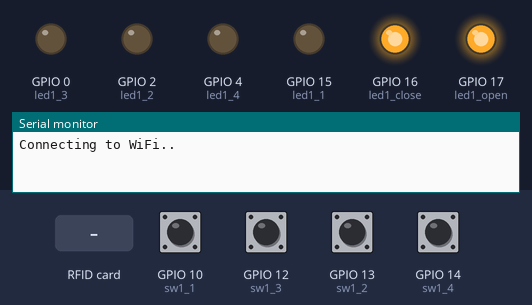
Bench run of a sketch on a simulated ESP32. On the bench: output pins drawn as LEDs (lit = HIGH), the last lines printed to the serial monitor. The inputs (shaded band) are chosen by the test bench; at power-on: GPIO 10 (sw1_1), GPIO 12 (sw1_3), GPIO 13 (sw1_2), GPIO 14 (sw1_4) HIGH. WiFi joins after 1.5 s; servers stay silent unless stated; uploads are accepted with an empty reply.

Above: at 0.6 s.
At 1.3 s:
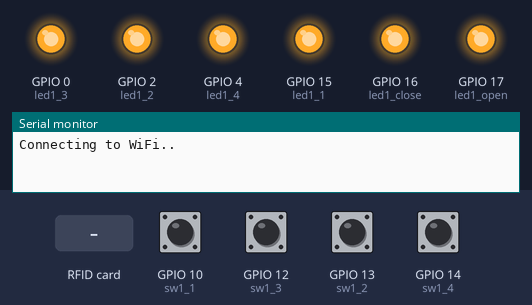
At 8.1 s:
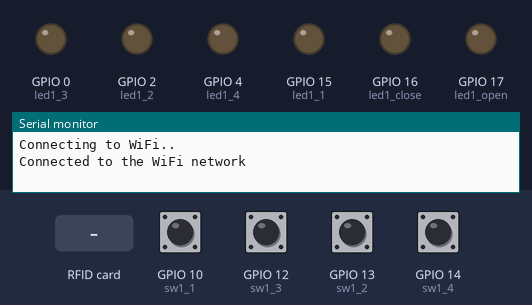
8.2 s: RFID card 99 91 8C A3 held to the reader
11.4 s: GPIO 10 (sw1_1) pulled LOW for 0.75 s
13.6 s: RFID card 07 72 92 62 held to the reader
16.8 s: GPIO 12 (sw1_3) pulled LOW for 0.75 s
Timing chart, 0 to 19.8 s (numbered marks = the images above; inputs shaded):
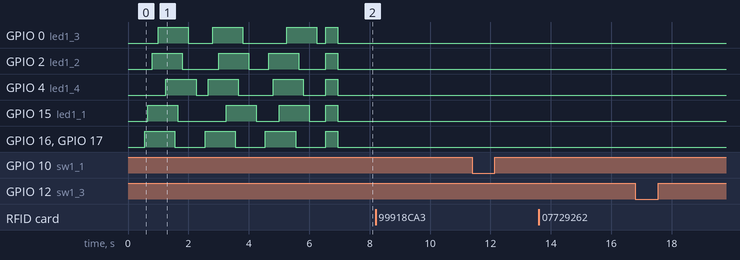

The sketch:

liftcontrol1.ino
```cpp
#include "WiFi.h"
#include <HTTPClient.h>
#include <ArduinoJson.h>
#include <SPI.h>
#include <MFRC522.h>

#define SS_PIN 21
#define RST_PIN 27
#define sw1_1 10
#define sw1_2 13
#define sw1_3 12
#define sw1_4 14
#define sw1_close 27
#define sw1_open 26
#define led1_1 15
#define led1_2 2
#define led1_3 0
#define led1_4 4
#define led1_close 16
#define led1_open 17


MFRC522 mfrc522(SS_PIN, RST_PIN);
String cur_floor;
String url = "http://pckl-api.herokuapp.com";
const char* ssid = "FCnoctisak47";
const char* password =  "jui123456";
char *UID[] = {"99 91 8C A3", "07 72 92 62", "62 82 95 1B", "C7 7E 31 4B"};
String lift_number = "1";
unsigned long stop_time;
void setup() {
  Serial.begin(9600);
  stop_time = millis();
  pinMode(sw1_1, INPUT_PULLUP);
  pinMode(sw1_2, INPUT_PULLUP);
  pinMode(sw1_3, INPUT_PULLUP);
  pinMode(sw1_4, INPUT_PULLUP);
  pinMode(sw1_close, INPUT_PULLUP);
  pinMode(sw1_open, INPUT_PULLUP);
  pinMode(led1_1, OUTPUT);
  pinMode(led1_2, OUTPUT);
  pinMode(led1_3, OUTPUT);
  pinMode(led1_4, OUTPUT);
  pinMode(led1_close, OUTPUT);
  pinMode(led1_open, OUTPUT);
  SPI.begin();      // Initiate  SPI bus
  mfrc522.PCD_Init();   // Initiate MFRC522

  WiFi.begin(ssid, password);
  while (WiFi.status() != WL_CONNECTED) {
    delay(500);
    Serial.println("Connecting to WiFi..");
    digitalWrite(led1_close, HIGH);
    digitalWrite(led1_open, HIGH);
    delay(100);
    digitalWrite(led1_1, HIGH);
    delay(150);
    digitalWrite(led1_2, HIGH);
    delay(200);
    digitalWrite(led1_3, HIGH);
    delay(250);
    digitalWrite(led1_4, HIGH);
    delay(300);

    digitalWrite(led1_close, LOW);
    digitalWrite(led1_open, LOW);
    delay(100);
    digitalWrite(led1_1, LOW);
    delay(150);
    digitalWrite(led1_2, LOW);
    delay(200);
    digitalWrite(led1_3, LOW);
    delay(250);
    digitalWrite(led1_4, LOW);
    delay(300);

    digitalWrite(led1_close, HIGH);
    digitalWrite(led1_open, HIGH);
    delay(100);
    digitalWrite(led1_4, HIGH);
    delay(150);
    digitalWrite(led1_3, HIGH);
    delay(200);
    digitalWrite(led1_2, HIGH);
    delay(250);
    digitalWrite(led1_1, HIGH);
    delay(300);

    digitalWrite(led1_close, LOW);
    digitalWrite(led1_open, LOW);
    delay(100);
    digitalWrite(led1_4, LOW);
    delay(150);
    digitalWrite(led1_3, LOW);
    delay(200);
    digitalWrite(led1_2, LOW);
    delay(250);
    digitalWrite(led1_1, LOW);
    delay(300);

    digitalWrite(led1_close, HIGH);
    digitalWrite(led1_open, HIGH);
    delay(100);
    digitalWrite(led1_2, HIGH);
    delay(150);
    digitalWrite(led1_4, HIGH);
    delay(200);
    digitalWrite(led1_1, HIGH);
    delay(250);
    digitalWrite(led1_3, HIGH);
    delay(300);

    digitalWrite(led1_close, LOW);
    digitalWrite(led1_open, LOW);
    delay(100);
    digitalWrite(led1_2, LOW);
    delay(150);
    digitalWrite(led1_4, LOW);
    delay(200);
    digitalWrite(led1_1, LOW);
    delay(250);
    digitalWrite(led1_3, LOW);
    delay(300);
  }
  Serial.println("Connected to the WiFi network");
  digitalWrite(led1_close, HIGH);
    digitalWrite(led1_open, HIGH);
    digitalWrite(led1_1, HIGH);
    digitalWrite(led1_2, HIGH);
    digitalWrite(led1_3, HIGH);
    digitalWrite(led1_4, HIGH);
    delay(400);
    digitalWrite(led1_close, LOW);
    digitalWrite(led1_open, LOW);
    digitalWrite(led1_1, LOW);
    digitalWrite(led1_2, LOW);
    digitalWrite(led1_3, LOW);
    digitalWrite(led1_4, LOW);

}

void loop() {
  if (WiFi.status() == WL_CONNECTED) {
    delay(1000);

    HTTPClient http_close_open;
    http_close_open.begin("http://pckl-api.herokuapp.com/liftcontrol?lift_no=" + lift_number);
    int httpResponseCode = http_close_open.GET();
    if (httpResponseCode > 0) {
      String response = http_close_open.getString();
      StaticJsonBuffer<500> jsonBuffer;
      JsonObject& root_close_open = jsonBuffer.parseObject(response);
      String close_open = root_close_open["door_open"];
      String oled = root_close_open["oled"];
      cur_floor = oled;
      Serial.println(close_open);
      if (close_open == "1" || digitalRead(sw1_close)==LOW) {
        stop_time = millis() + 6000; //เปิดประตู
        Serial.println("closeopen OK = 1");
      }
      else if (close_open == "0") {

        if ((millis() > stop_time)||(digitalRead(sw1_open)==LOW)) { // ส่งไปบอกว่าปิดประตูแล้ว
          Serial.println("closeopen OK = 0");
          String lift_is_closed = "{\"lift_no\":1}";
          http_close_open.addHeader("Content-Type", "application/json");
          int httpResponseCodeFloor = http_close_open.POST(lift_is_closed);
          if (httpResponseCodeFloor > 0) {
            String response = http_close_open.getString();
            Serial.println(response);
          }
          else {
            Serial.println("Error POST");
          }

          http_close_open.end();
        }
      }
    }

    // rfid
    if ( ! mfrc522.PICC_IsNewCardPresent())
    {
      return;
    }
    if ( ! mfrc522.PICC_ReadCardSerial())
    {
      return;
    }
    String content = "";
    byte letter;
    for (byte i = 0; i < mfrc522.uid.size; i++)
    {
      content.concat(String(mfrc522.uid.uidByte[i] < 0x10 ? " 0" : "%20"));
      content.concat(String(mfrc522.uid.uidByte[i], HEX));
    }
    content.toUpperCase();
    // end of rfid

    // get post req.
    HTTPClient http;

    http.begin(url + "/checkpermission?card_id=" + content.substring(1) + "&lift_no=" + lift_number + "&arrival=" + cur_floor);
    httpResponseCode = http.GET();
    if (httpResponseCode > 0) { // ถ้ามากกว่า 0 คือ connect ได้
      String response = http.getString();
      StaticJsonBuffer<500> jsonBuffer;
      JsonObject& root = jsonBuffer.parseObject(response);
      //    const char* av_floor = root["event_id"];
      JsonArray& value0 = root["available_floor"];
      int arraySize = root["available_floor"].size();
      for (int i = 0; i < arraySize; i++) {
        int floor_status = root["available_floor"][i];
        if (i == 0 && floor_status == 1)
          digitalWrite(led1_1, HIGH);
        else if (i == 1 && floor_status == 1)
          digitalWrite(led1_2, HIGH);
        else if (i == 2 && floor_status == 1)
          digitalWrite(led1_3, HIGH);
        else if (i == 3 && floor_status == 1)
          digitalWrite(led1_4, HIGH);
      }
      delay(1000);

      String floor_to_go;
      while (digitalRead(sw1_1) == HIGH && digitalRead(sw1_2) == HIGH && digitalRead(sw1_3) == HIGH && digitalRead(sw1_4) == HIGH) {
        Serial.println("Selecting floor...");
        if (digitalRead(sw1_1) == LOW) {
          floor_to_go = "1";
          Serial.println("Going to 1st floor...");
          break;
        }
        else if (digitalRead(sw1_2) == LOW) {
          floor_to_go = "2";
          Serial.println("Going to 2nd floor...");
          break;
        }
        else if (digitalRead(sw1_3) == LOW) {
          floor_to_go = "3";
          Serial.println("Going to 3rd floor...");
          break;
        }
        else if (digitalRead(sw1_4) == LOW) {
          floor_to_go = "4";
          Serial.println("Going to 4th floor...");
          break;
        }
      }

      digitalWrite(led1_1, LOW);
      digitalWrite(led1_2, LOW);
      digitalWrite(led1_3, LOW);
      digitalWrite(led1_4, LOW);

      Serial.println(response);
      // send the selected floor.
      HTTPClient http_floor;
      http_floor.begin("http://pckl-api.herokuapp.com/useractivity");
      http_floor.addHeader("Content-Type", "application/json");
      String event_id = root["event_id"];

      String liftactivity = "{\"event_id\":" + event_id + ",\"target\":" + floor_to_go + ",\"lift_no\":" + lift_number + "}";
      int httpResponseCodeFloor = http_floor.PATCH(liftactivity);
      if (httpResponseCodeFloor > 0) {
        String response = http_floor.getString();
        Serial.println(response + "FROM POSTING");
      }
      else {
        Serial.println("Error POST");
      }
      http.end();
    }
    else {
      Serial.println(httpResponseCode);
      Serial.println("Error GET");
    }
  }
}
```
